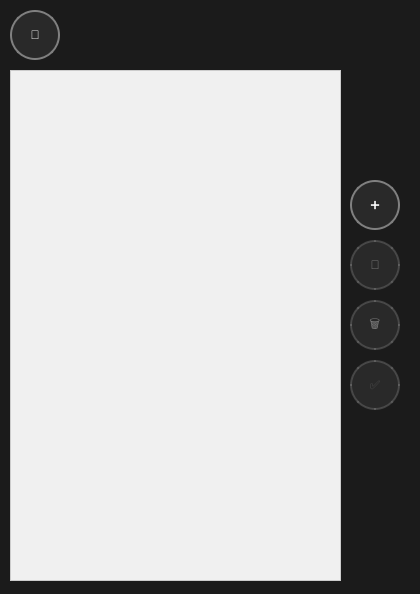
<?xml version="1.0" encoding="UTF-8"?>
<ui version="4.0">
 <class>MainWindow</class>
 <widget class="QMainWindow" name="MainWindow">
  <property name="geometry">
   <rect>
    <x>0</x>
    <y>0</y>
    <width>420</width>
    <height>594</height>
   </rect>
  </property>
  <property name="minimumSize">
   <size>
    <width>420</width>
    <height>594</height>
   </size>
  </property>
  <property name="maximumSize">
   <size>
    <width>420</width>
    <height>594</height>
   </size>
  </property>
  <property name="windowTitle">
   <string>MainWindow</string>
  </property>
  <property name="styleSheet">
   <string notr="true">background-color: #1b1b1b</string>
  </property>
  <widget class="QWidget" name="centralwidget">
   <widget class="QPushButton" name="pushButton_3">
    <property name="geometry">
     <rect>
      <x>10</x>
      <y>10</y>
      <width>50</width>
      <height>50</height>
     </rect>
    </property>
    <property name="styleSheet">
     <string notr="true">QPushButton {
	background-color: #292929;
	border-radius: 25px;
	border: 2px solid #808080;
	color: rgb(255, 255, 255);
}

QPushButton:hover {
	background-color: #ffa31a;
}</string>
    </property>
    <property name="text">
     <string>👤</string>
    </property>
   </widget>
   <widget class="QPushButton" name="AddButton">
    <property name="geometry">
     <rect>
      <x>350</x>
      <y>180</y>
      <width>50</width>
      <height>50</height>
     </rect>
    </property>
    <property name="styleSheet">
     <string notr="true">QPushButton {
	background-color: #292929;
	border-radius: 25px;
	border: 2px solid #808080;
	color: rgb(255, 255, 255);
}

QPushButton:hover {
	background-color: #ffa31a;
}</string>
    </property>
    <property name="text">
     <string>➕</string>
    </property>
   </widget>
   <widget class="QListWidget" name="listWidget">
    <property name="geometry">
     <rect>
      <x>10</x>
      <y>70</y>
      <width>331</width>
      <height>511</height>
     </rect>
    </property>
    <property name="styleSheet">
     <string notr="true">QListWidget {
                background-color: #f0f0f0;
                border: 1px solid #ccc;
                padding: 10px;
            }

            QListWidget::Item {
                background-color: #ffffff;
                border: 1px solid #ddd;
                border-radius: 5px;
                padding: 5px;
                margin-bottom: 5px;
            }

            QListWidget::Item:selected {
                background-color: #e0e0e0;
            }</string>
    </property>
   </widget>
   <widget class="QPushButton" name="AddButton_2">
    <property name="geometry">
     <rect>
      <x>350</x>
      <y>240</y>
      <width>50</width>
      <height>50</height>
     </rect>
    </property>
    <property name="styleSheet">
     <string notr="true">QPushButton {
	background-color: #292929;
	border-radius: 25px;
	border: 2px solid rgba(128,128,128,100);
	color: rgba(255, 255, 255, 100);
}

</string>
    </property>
    <property name="text">
     <string>📝</string>
    </property>
   </widget>
   <widget class="QPushButton" name="AddButton_3">
    <property name="geometry">
     <rect>
      <x>350</x>
      <y>360</y>
      <width>50</width>
      <height>50</height>
     </rect>
    </property>
    <property name="styleSheet">
     <string notr="true">QPushButton {
	background-color: #292929;
	border-radius: 25px;
	border: 2px solid rgba(128,128,128,100);
	color: rgba(255, 255, 255, 50);
}

</string>
    </property>
    <property name="text">
     <string>✅</string>
    </property>
   </widget>
   <widget class="QPushButton" name="AddButton_4">
    <property name="geometry">
     <rect>
      <x>350</x>
      <y>300</y>
      <width>50</width>
      <height>50</height>
     </rect>
    </property>
    <property name="styleSheet">
     <string notr="true">QPushButton {
	background-color: #292929;
	border-radius: 25px;
	border: 2px solid rgba(128,128,128,100);
	color: rgba(255, 255, 255, 100);
}

</string>
    </property>
    <property name="text">
     <string>🗑️</string>
    </property>
   </widget>
  </widget>
 </widget>
 <resources/>
 <connections/>
</ui>
